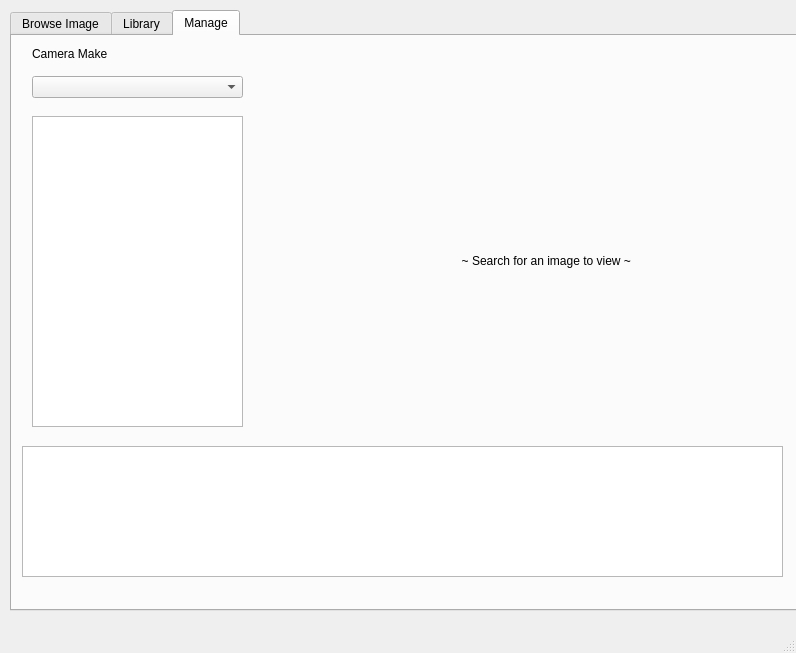
<?xml version="1.0" encoding="UTF-8"?>
<ui version="4.0">
 <class>MainWindow</class>
 <widget class="QMainWindow" name="MainWindow">
  <property name="geometry">
   <rect>
    <x>0</x>
    <y>0</y>
    <width>796</width>
    <height>653</height>
   </rect>
  </property>
  <property name="windowTitle">
   <string>MainWindow</string>
  </property>
  <widget class="QWidget" name="centralwidget">
   <widget class="QTabWidget" name="tabWidget">
    <property name="geometry">
     <rect>
      <x>10</x>
      <y>10</y>
      <width>1101</width>
      <height>601</height>
     </rect>
    </property>
    <property name="currentIndex">
     <number>2</number>
    </property>
    <widget class="QWidget" name="tab">
     <attribute name="title">
      <string>Browse Image</string>
     </attribute>
     <widget class="QTreeView" name="treeView">
      <property name="geometry">
       <rect>
        <x>10</x>
        <y>10</y>
        <width>331</width>
        <height>321</height>
       </rect>
      </property>
     </widget>
     <widget class="QPushButton" name="pushButton">
      <property name="geometry">
       <rect>
        <x>10</x>
        <y>340</y>
        <width>75</width>
        <height>23</height>
       </rect>
      </property>
      <property name="text">
       <string>Add to Library</string>
      </property>
     </widget>
     <widget class="QPushButton" name="pushButton_2">
      <property name="geometry">
       <rect>
        <x>260</x>
        <y>340</y>
        <width>75</width>
        <height>23</height>
       </rect>
      </property>
      <property name="text">
       <string>PushButton</string>
      </property>
     </widget>
     <widget class="QPushButton" name="pushButton_3">
      <property name="geometry">
       <rect>
        <x>10</x>
        <y>390</y>
        <width>75</width>
        <height>23</height>
       </rect>
      </property>
      <property name="text">
       <string>PushButton</string>
      </property>
     </widget>
     <widget class="QPushButton" name="quickBrowse">
      <property name="geometry">
       <rect>
        <x>260</x>
        <y>390</y>
        <width>75</width>
        <height>23</height>
       </rect>
      </property>
      <property name="text">
       <string>Quick Browse</string>
      </property>
     </widget>
     <widget class="QListView" name="listView">
      <property name="geometry">
       <rect>
        <x>10</x>
        <y>430</y>
        <width>760</width>
        <height>141</height>
       </rect>
      </property>
      <property name="iconSize">
       <size>
        <width>80</width>
        <height>80</height>
       </size>
      </property>
      <property name="horizontalScrollMode">
       <enum>QAbstractItemView::ScrollPerPixel</enum>
      </property>
      <property name="movement">
       <enum>QListView::Free</enum>
      </property>
      <property name="isWrapping" stdset="0">
       <bool>true</bool>
      </property>
      <property name="spacing">
       <number>20</number>
      </property>
      <property name="gridSize">
       <size>
        <width>140</width>
        <height>140</height>
       </size>
      </property>
      <property name="viewMode">
       <enum>QListView::IconMode</enum>
      </property>
      <property name="uniformItemSizes">
       <bool>true</bool>
      </property>
      <property name="batchSize">
       <number>80</number>
      </property>
     </widget>
     <widget class="QLabel" name="imgLabel">
      <property name="geometry">
       <rect>
        <x>370</x>
        <y>10</y>
        <width>400</width>
        <height>391</height>
       </rect>
      </property>
      <property name="text">
       <string>~ Browse to view an image ~</string>
      </property>
     </widget>
     <widget class="QLabel" name="exifError">
      <property name="geometry">
       <rect>
        <x>110</x>
        <y>340</y>
        <width>131</width>
        <height>16</height>
       </rect>
      </property>
      <property name="text">
       <string>E.Error</string>
      </property>
     </widget>
     <widget class="QLabel" name="label_2">
      <property name="geometry">
       <rect>
        <x>110</x>
        <y>370</y>
        <width>141</width>
        <height>16</height>
       </rect>
      </property>
      <property name="text">
       <string>Status</string>
      </property>
     </widget>
    </widget>
    <widget class="QWidget" name="tab_2">
     <attribute name="title">
      <string>Library</string>
     </attribute>
     <widget class="QLabel" name="imgLabel_2">
      <property name="geometry">
       <rect>
        <x>120</x>
        <y>10</y>
        <width>541</width>
        <height>361</height>
       </rect>
      </property>
      <property name="text">
       <string>                                                             ~ Browse to view an image ~</string>
      </property>
     </widget>
     <widget class="QTableView" name="tableView">
      <property name="geometry">
       <rect>
        <x>10</x>
        <y>430</y>
        <width>761</width>
        <height>131</height>
       </rect>
      </property>
      <property name="layoutDirection">
       <enum>Qt::LeftToRight</enum>
      </property>
      <property name="verticalScrollMode">
       <enum>QAbstractItemView::ScrollPerPixel</enum>
      </property>
      <property name="horizontalScrollMode">
       <enum>QAbstractItemView::ScrollPerPixel</enum>
      </property>
      <property name="cornerButtonEnabled">
       <bool>false</bool>
      </property>
     </widget>
    </widget>
    <widget class="QWidget" name="tab_3">
     <attribute name="title">
      <string>Manage</string>
     </attribute>
     <widget class="QComboBox" name="comboBox">
      <property name="geometry">
       <rect>
        <x>20</x>
        <y>40</y>
        <width>211</width>
        <height>22</height>
       </rect>
      </property>
      <property name="currentText">
       <string/>
      </property>
     </widget>
     <widget class="QLabel" name="imgLabel_3">
      <property name="geometry">
       <rect>
        <x>240</x>
        <y>40</y>
        <width>530</width>
        <height>370</height>
       </rect>
      </property>
      <property name="text">
       <string>                                                               ~ Search for an image to view ~</string>
      </property>
     </widget>
     <widget class="QListView" name="listView_2">
      <property name="geometry">
       <rect>
        <x>20</x>
        <y>80</y>
        <width>211</width>
        <height>311</height>
       </rect>
      </property>
      <property name="horizontalScrollBarPolicy">
       <enum>Qt::ScrollBarAsNeeded</enum>
      </property>
      <property name="editTriggers">
       <set>QAbstractItemView::NoEditTriggers</set>
      </property>
      <property name="showDropIndicator" stdset="0">
       <bool>false</bool>
      </property>
      <property name="dragDropMode">
       <enum>QAbstractItemView::NoDragDrop</enum>
      </property>
      <property name="alternatingRowColors">
       <bool>false</bool>
      </property>
      <property name="iconSize">
       <size>
        <width>100</width>
        <height>100</height>
       </size>
      </property>
      <property name="horizontalScrollMode">
       <enum>QAbstractItemView::ScrollPerPixel</enum>
      </property>
      <property name="movement">
       <enum>QListView::Free</enum>
      </property>
      <property name="flow">
       <enum>QListView::LeftToRight</enum>
      </property>
      <property name="isWrapping" stdset="0">
       <bool>true</bool>
      </property>
      <property name="resizeMode">
       <enum>QListView::Fixed</enum>
      </property>
      <property name="spacing">
       <number>20</number>
      </property>
      <property name="gridSize">
       <size>
        <width>100</width>
        <height>100</height>
       </size>
      </property>
      <property name="viewMode">
       <enum>QListView::IconMode</enum>
      </property>
      <property name="uniformItemSizes">
       <bool>true</bool>
      </property>
      <property name="batchSize">
       <number>80</number>
      </property>
      <property name="wordWrap">
       <bool>true</bool>
      </property>
     </widget>
     <widget class="QTableView" name="tableView_2">
      <property name="geometry">
       <rect>
        <x>10</x>
        <y>410</y>
        <width>761</width>
        <height>131</height>
       </rect>
      </property>
      <property name="layoutDirection">
       <enum>Qt::LeftToRight</enum>
      </property>
      <property name="verticalScrollMode">
       <enum>QAbstractItemView::ScrollPerPixel</enum>
      </property>
      <property name="horizontalScrollMode">
       <enum>QAbstractItemView::ScrollPerPixel</enum>
      </property>
      <property name="cornerButtonEnabled">
       <bool>false</bool>
      </property>
     </widget>
     <widget class="QLabel" name="label_3">
      <property name="geometry">
       <rect>
        <x>20</x>
        <y>10</y>
        <width>211</width>
        <height>16</height>
       </rect>
      </property>
      <property name="text">
       <string>Camera Make</string>
      </property>
     </widget>
    </widget>
   </widget>
  </widget>
  <widget class="QMenuBar" name="menubar">
   <property name="geometry">
    <rect>
     <x>0</x>
     <y>0</y>
     <width>796</width>
     <height>21</height>
    </rect>
   </property>
  </widget>
  <widget class="QStatusBar" name="statusbar"/>
 </widget>
 <resources/>
 <connections/>
</ui>
